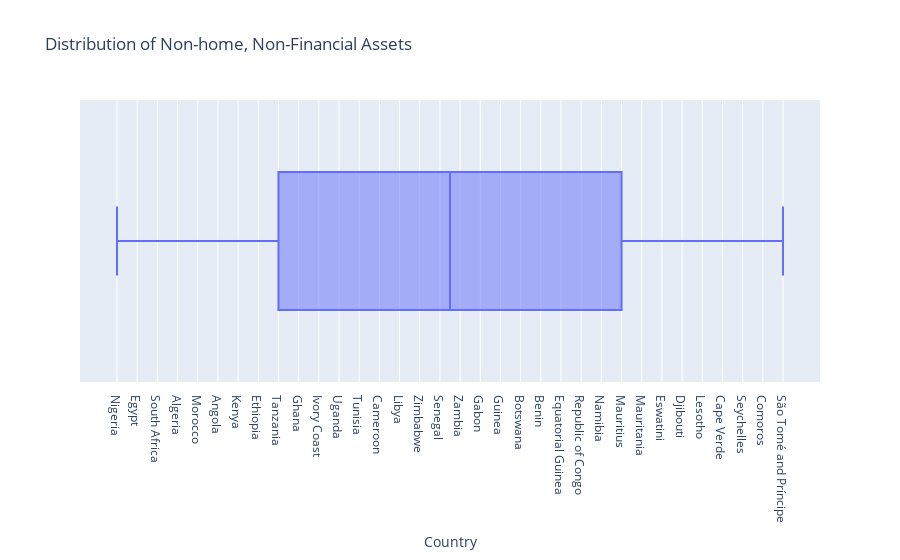

Here is the notebook cell this chart was saved with:
### Code cell
# Create a boxplot of `NHNFIN`
fig = px.box(data_frame = df_3,
            x = "Country",
             title = "Distribution of Non-home, Non-Financial Assets"
            )

fig.show()

### Figure 1 — Plotly figure (JSON) as saved in the notebook; plotly's stock layout.template omitted (floating-point values rounded to 4 significant figures)
{"data": [{"alignmentgroup": "True", "hovertemplate": "Country=%{x}<extra></extra>", "legendgroup": "", "marker": {"color": "#636efa"}, "name": "", "notched": false, "offsetgroup": "", "orientation": "h", "showlegend": false, "type": "box", "x": ["  Nigeria", "  Egypt", "  South Africa", "  Algeria", "  Morocco", "  Angola", "  Kenya", "  Ethiopia", "  Tanzania", "  Ghana", "  Ivory Coast", "  Uganda", "  Tunisia", "  Cameroon", "  Libya", "  Zimbabwe", "  Senegal", "  Zambia", "  Gabon", "  Guinea", "  Botswana", "  Benin", "  Equatorial Guinea", "  Republic of Congo", "  Namibia", "  Mauritius", "  Mauritania", "  Eswatini", "  Djibouti", "  Lesotho", "  Cape Verde", "  Seychelles", "  Comoros", "  São Tomé and Príncipe"], "x0": " ", "xaxis": "x", "y0": " ", "yaxis": "y"}], "layout": {"boxmode": "group", "legend": {"tracegroupgap": 0}, "title": {"text": "Distribution of Non-home, Non-Financial Assets"}, "xaxis": {"anchor": "y", "domain": [0, 1], "title": {"text": "Country"}}, "yaxis": {"anchor": "x", "domain": [0, 1]}}}
